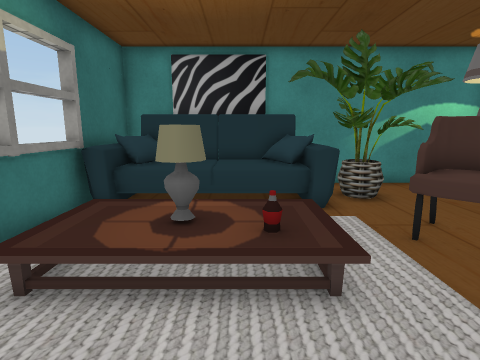
View 1 (above)

12 first-person views from a walk through a scene from a Unity 3-D project. The camera is 1.2 m above the floor, tilts 10° down and sees 80° across. The floor is counted in squares, 0.5 m on a side. Each view is taken from the middle of a square. On the plan, view 1 faces up. The plan holds only what a view shows up to about 18 squares ahead; the rest is blank. The player is left out. Some surface patterns are stand-ins.

View 2
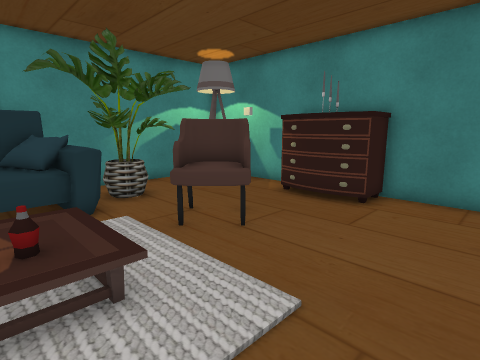

View 3
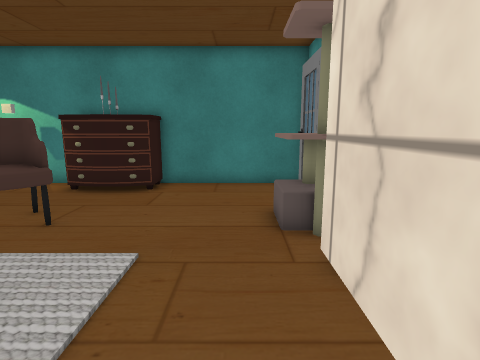

View 4
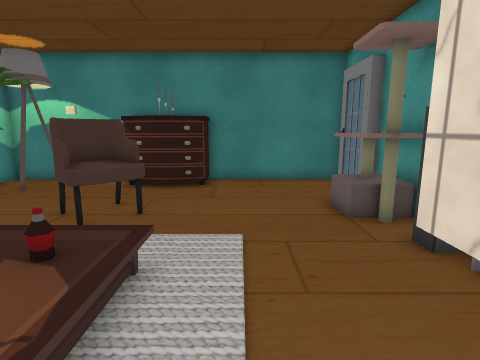

View 5
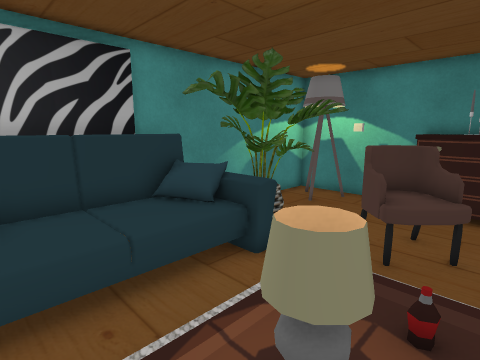

View 6
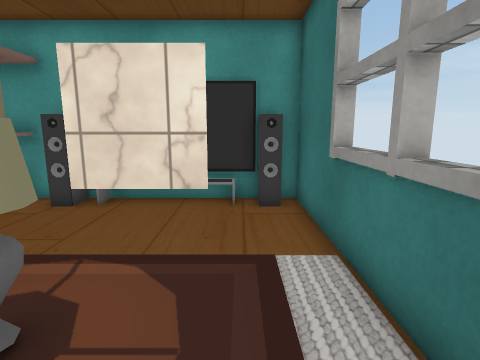

View 7
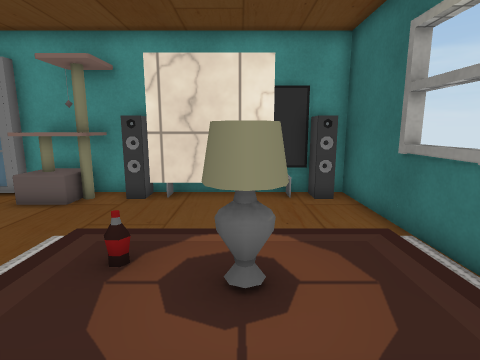

View 8
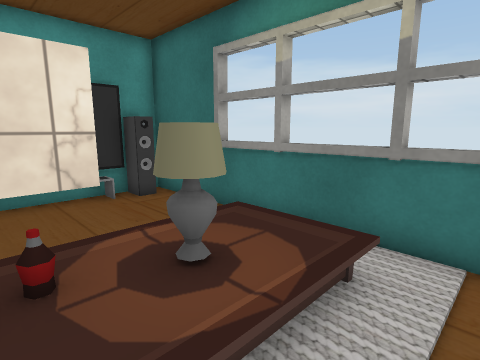

View 9
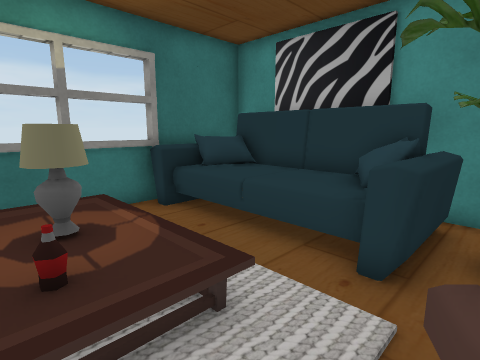

View 10
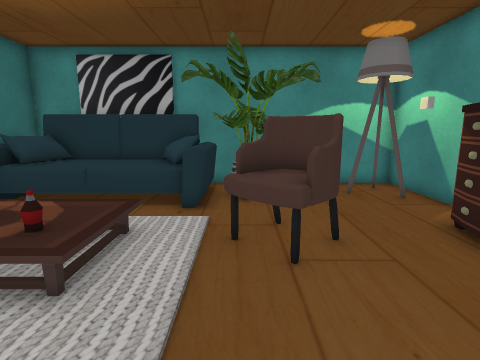

View 11
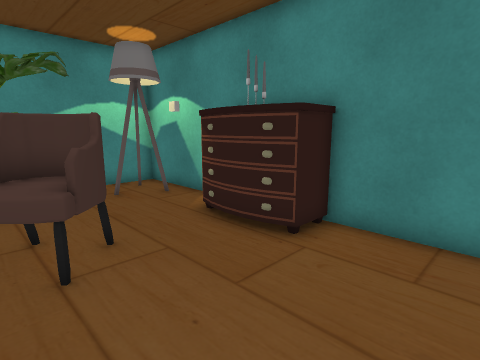

View 12
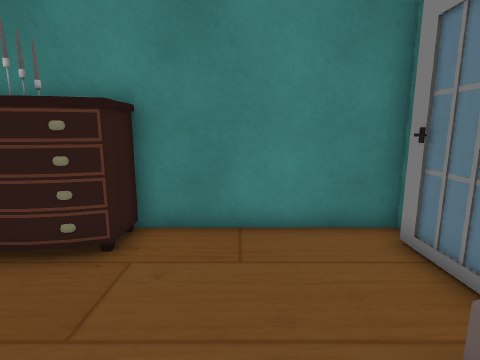

### Floor plan
Points are (right, up) in squares from view 1. A wall is a line through its corners. A room is listed if a view was taken in it or the views show most of it. See-through windows are left out.
Room 1 (views 1, 2, 3, 4, 5, 6, 7, 8, 9, 10, 11, 12)
walls: (2.3, -1.8) (3, -1.8); (1.9, -2.9) (7.2, -2.9); (-2.1, -1.2) (2, -1.2); (7.2, -2.5) (10, -2.5); (-4.4, -1.8) (-3.6, -1.8); (-3.6, -2.7) (-1.9, -2.7); (10.8, -3) (10.8, 12.9) (-5, 12.9) (-5, -3)
low walls: (-2.9, -2) (-2, -2)
objects: other object (-4, 8); other object (-4, 9) to (3, 12); other object (-2, 5) to (0, 6); other object (-1, 5); other object (3, 8); other object (3, 9) to (3, 10); other object (4, -2) to (6, -1); other object (4, 5) to (6, 7); other object (8, 10) to (10, 11); other object (9, 3) to (10, 7); other object (10, 5) to (10, 6); other object (10, 9)

Positions as (right, up) in squares from view 1, and headings:
1: (0, 0), facing up
2: (0, 0), facing up-right
3: (-2, 0), facing right
4: (-3, 2), facing right
5: (-3, 4), facing up-right
6: (-3, 7), facing down
7: (-1, 8), facing down
8: (1, 8), facing down-left
9: (4, 4), facing up-left
10: (4, 0), facing up
11: (4, 0), facing up-right
12: (4, 1), facing right
